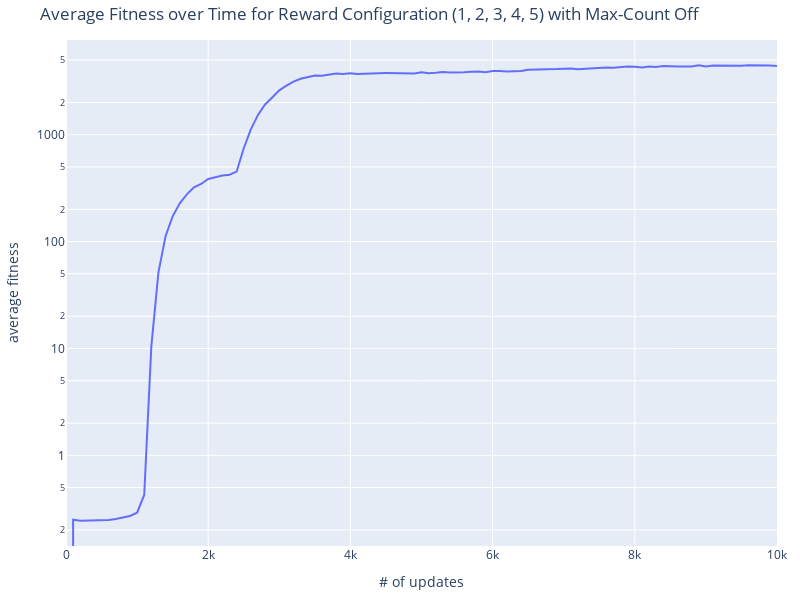

Notebook cell for this chart:
### Code cell
plot_vals((1, 2, 3, 4, 5), max_count=False, i=2)
